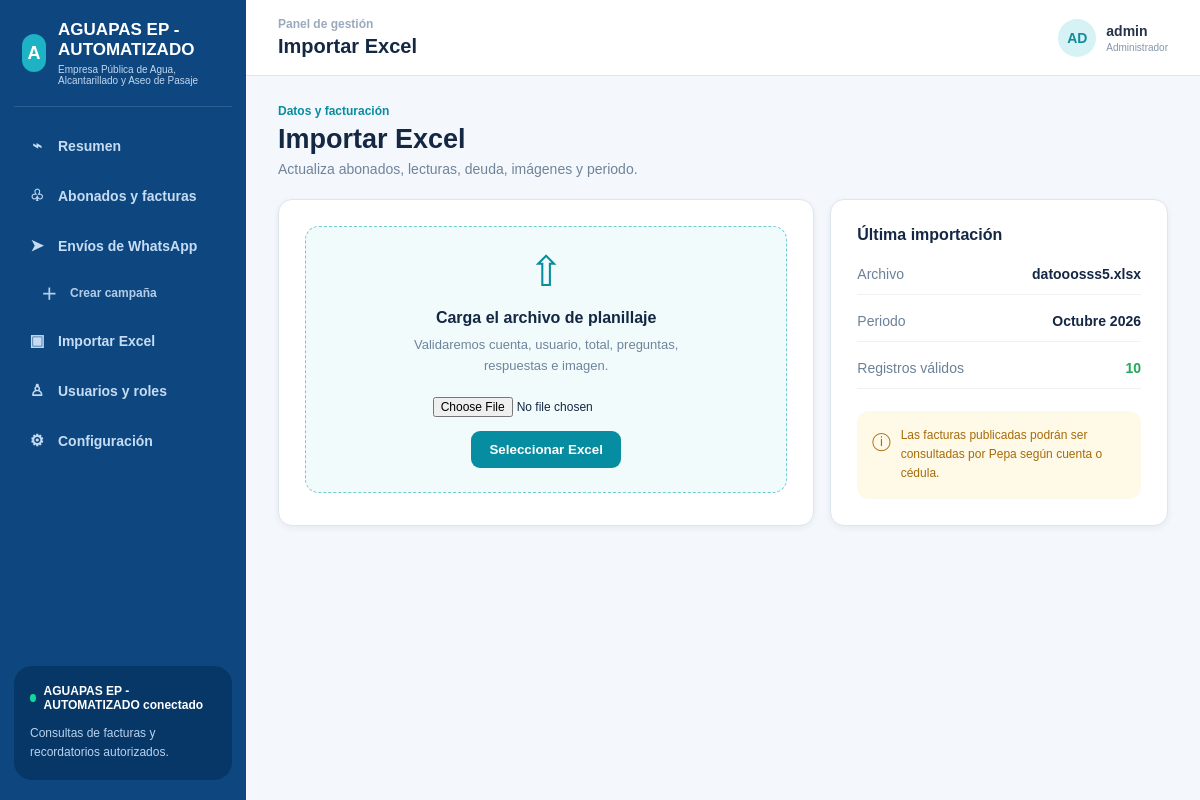
Screenshot of /importar/ (signed in) with the database file from the repository.
### billing/models.py (models this page shows, shortened)
class ImportBatch(models.Model):
    file = models.FileField(upload_to='imports/')
    created_by = models.ForeignKey(settings.AUTH_USER_MODEL, on_delete=models.PROTECT)
    rows_imported = models.PositiveIntegerField(default=0)
    created_at = models.DateTimeField(auto_now_add=True)

### billing/views.py (the view, shortened to what this page needs)
# urls.py: path('importar/', ImportExcelView.as_view(), name='import_excel'),
class ImportExcelView(StaffRequiredMixin, LoginRequiredMixin, View):
    template_name = 'billing/import.html'
    def get(self, request):
        latest_batch = ImportBatch.objects.order_by('-created_at').first()
        return render(request, self.template_name, {'form': ExcelImportForm(), 'latest_batch': latest_batch})

### billing/forms.py (shortened to what this page needs)
class ExcelImportForm(forms.Form):
    file = forms.FileField(label='Archivo Excel (.xlsx)')

### billing/views.py (called while the page is built)
    def test_func(self):
        return self.request.user.is_staff

### templates/billing/import.html (shortened to what this page needs)
{% extends 'base.html' %}
{% block header_title %}Importar Excel{% endblock %}
{% block content %}
  <div class="intro">
    <div class="eyebrow">Datos y facturación</div>
    <h2>Importar Excel</h2>
    <p>Actualiza abonados, lecturas, deuda, imágenes y periodo.</p>
  </div>
  <div class="import-grid">
    <div class="import-card">
      <form method="post" enctype="multipart/form-data">
        <div class="upload-zone">
          <div class="upload-icon">⇧</div>
          <h3>Carga el archivo de planillaje</h3>
          <p>Validaremos cuenta, usuario, total, preguntas, respuestas e imagen.</p>
          {{ form.file }}
          <button class="import-btn" type="submit">Seleccionar Excel</button>
        </div>
      </form>
    </div>
    <aside class="import-card">
      <h2>Última importación</h2>
      <div class="details">
        <div class="detail-row"><span>Archivo</span><strong>{% if latest_batch %}{{ latest_batch.file.name|cut:'imports/' }}{% else %}Sin importaciones{% endif %}</strong></div>
        <div class="detail-row"><span>Periodo</span><strong>{% if latest_batch %}{{ latest_batch.created_at|date:'F Y'|capfirst }}{% else %}—{% endif %}</strong></div>
        <div class="detail-row"><span>Registros válidos</span><strong class="valid">{% if latest_batch %}{{ latest_batch.rows_imported }}{% else %}0{% endif %}</strong></div>
      </div>
      <div class="notice"><span class="notice-icon">ⓘ</span><span>Las facturas publicadas podrán ser consultadas por Pepa según cuenta o cédula.</span></div>
    </aside>
  </div>
{% endblock %}

### templates/base.html (shortened to what this page needs)
<!doctype html>
<html lang="es">
<head>
</head>
<body>
<div class="app-shell">
  <aside class="sidebar">
    <div class="brand"><div class="brand-mark">A</div><div><div class="brand-name">AGUAPAS EP - AUTOMATIZADO</div><div class="brand-subtitle">Empresa Pública de Agua, Alcantarillado y Aseo de Pasaje</div></div></div>
    <nav class="nav">
      <a href="{% url 'dashboard' %}" class="{% if request.path == '/' %}active{% endif %}"><span class="nav-icon">⌁</span>Resumen</a>
      <a href="{% url 'subscribers' %}"><span class="nav-icon">♧</span>Abonados y facturas</a>
      <a href="{% url 'campaigns' %}"><span class="nav-icon">➤</span>Envíos de WhatsApp</a>
      <a href="{% url 'campaign_create' %}" class="subnav-link"><span class="nav-icon">＋</span>Crear campaña</a>
      <a href="{% url 'import_excel' %}"><span class="nav-icon">▣</span>Importar Excel</a>
      <a href="{% url 'users' %}" class="{% if '/usuarios/' in request.path %}active{% endif %}"><span class="nav-icon">♙</span>Usuarios y roles</a>
      <a href="{% url 'users' %}" class="{% if '/configuracion/' in request.path %}active{% endif %}"><span class="nav-icon">⚙</span>Configuración</a>
    </nav>
    <div class="bot-status"><div class="status-line"><span class="status-dot"></span>AGUAPAS EP - AUTOMATIZADO conectado</div><p>Consultas de facturas y recordatorios autorizados.</p></div>
  </aside>
  <main class="main">
    <header class="topbar"><div><div class="eyebrow">Panel de gestión</div><h1 class="page-title">{% block header_title %}Resumen{% endblock %}</h1></div><div class="user-chip"><div class="avatar">{{ request.user.username|slice:':2'|upper }}</div><div class="user-meta"><strong>{{ request.user.get_full_name|default:request.user.username }}</strong><small>{% if request.user.is_staff %}Administrador{% else %}Usuario{% endif %}</small></div></div></header>
    <section class="content">{% block content %}{% endblock %}</section>
  </main>
</div>
</body>
</html>

### templates/base.html (style rules this page uses)
:root { --navy:#0e477f;--navy-deep:#073766;--ink:#142743;--muted:#7890aa;--line:#dce6ef;--bg:#f4f7fb;--white:#fff;--cyan:#20a3b5;--green:#25a64b;--amber:#f7b718;--red:#df334b }
* { box-sizing:border-box }
body { margin:0;background:var(--bg);color:var(--ink);font:14px Arial,Helvetica,sans-serif }
.app-shell { min-height:100vh;display:flex }
.sidebar { width:246px;flex:0 0 246px;background:var(--navy);color:#dbeaff;padding:20px 14px;display:flex;flex-direction:column }
.brand { display:flex;align-items:center;gap:12px;padding:0 8px 20px;border-bottom:1px solid #ffffff20 }
.brand-mark { width:38px;height:38px;border-radius:12px;background:#1db2c4;color:#fff;display:grid;place-items:center;font-size:18px;font-weight:700 }
.brand-name { font-size:17px;font-weight:700;color:#fff }
.brand-subtitle { font-size:10px;margin-top:4px;color:#c1d7ef }
.nav { padding-top:16px;display:grid;gap:5px }
.nav a { color:#c5dcf4;text-decoration:none;padding:13px 14px;border-radius:12px;display:flex;align-items:center;gap:12px;font-weight:600 }
.nav-icon { width:18px;text-align:center;font-size:16px }
.bot-status { margin-top:auto;background:#073766;border-radius:18px;padding:18px 16px;color:#fff }
.status-line { font-weight:700;font-size:12px;display:flex;align-items:center;gap:8px }
.status-dot { width:8px;height:8px;border-radius:50%;background:#10d99b }
.bot-status p { font-size:12px;line-height:1.6;color:#b9d2ee;margin:12px 0 0 }
.main { min-width:0;flex:1 }
.topbar { height:76px;background:#fff;border-bottom:1px solid var(--line);display:flex;align-items:center;justify-content:space-between;padding:0 32px }
.eyebrow { color:#9aaabd;font-size:12px;font-weight:600 }
.page-title { font-size:20px;margin:4px 0 0 }
.user-chip { display:flex;align-items:center;gap:10px;color:#25344b }
.avatar { width:38px;height:38px;border-radius:50%;background:#d7f2f5;color:#128b9b;display:grid;place-items:center;font-weight:700 }
.user-meta small { display:block;color:#8496aa;font-size:10px;margin-top:3px }
.content { max-width:none;width:100%;margin:0 auto;padding:28px 32px }
.subnav-link { padding-top:8px!important;padding-bottom:8px!important;margin-left:12px;font-size:12px!important;opacity:.9 }

### templates/billing/import.html (style rules this page uses)
.import-grid { display:grid;grid-template-columns:minmax(0,1.35fr) minmax(300px,.85fr);gap:16px;align-items:stretch }
.import-card { background:#fff;border:1px solid #dce6ef;border-radius:14px;padding:26px;box-shadow:0 2px 6px #173b5710 }
.import-card h2 { font-size:16px;margin:0 0 22px;color:#142743 }
.import-card p { color:#6f849b;line-height:1.6 }
.upload-zone { min-height:235px;border:1px dashed #72cbd4;border-radius:14px;background:#f2fbfc;display:flex;flex-direction:column;align-items:center;justify-content:center;text-align:center;padding:24px }
.upload-icon { font-size:42px;line-height:1;color:#078da1;margin-bottom:16px }
.upload-zone h3 { margin:0 0 8px;font-size:16px;color:#142743 }
.upload-zone p { margin:0 auto 20px;max-width:310px;font-size:13px }
.upload-zone input[type=file] { max-width:100%;font-size:12px;margin-bottom:14px }
.import-btn { background:#078da1;color:#fff;border:0;border-radius:9px;padding:11px 18px;font-weight:700;cursor:pointer }
.details { display:grid;gap:18px;margin-bottom:22px }
.detail-row { display:flex;justify-content:space-between;gap:16px;border-bottom:1px solid #eef2f5;padding-bottom:12px;color:#6c8197 }
.detail-row strong { color:#142743;text-align:right }
.detail-row .valid { color:#21a957 }
.notice { background:#fff9e8;border-radius:12px;padding:15px;color:#a66b09;font-size:12px;line-height:1.6;display:flex;gap:10px }
.notice-icon { font-size:18px;flex:0 0 auto }
.intro { margin-bottom:22px }
.intro .eyebrow { color:#078da1 }
.intro h2 { font-size:27px;margin:6px 0 6px }
.intro p { margin:0;color:#6f849b }

### rows the page displays
ImportBatch: file.name "datooosss5.xlsx", created_at "Octubre 2026", rows_imported "10"

### other values shown
{{ request.user.username|slice:':2'|upper }} "AD"
{{ request.user.get_full_name|default:request.user.username }} "admin"
